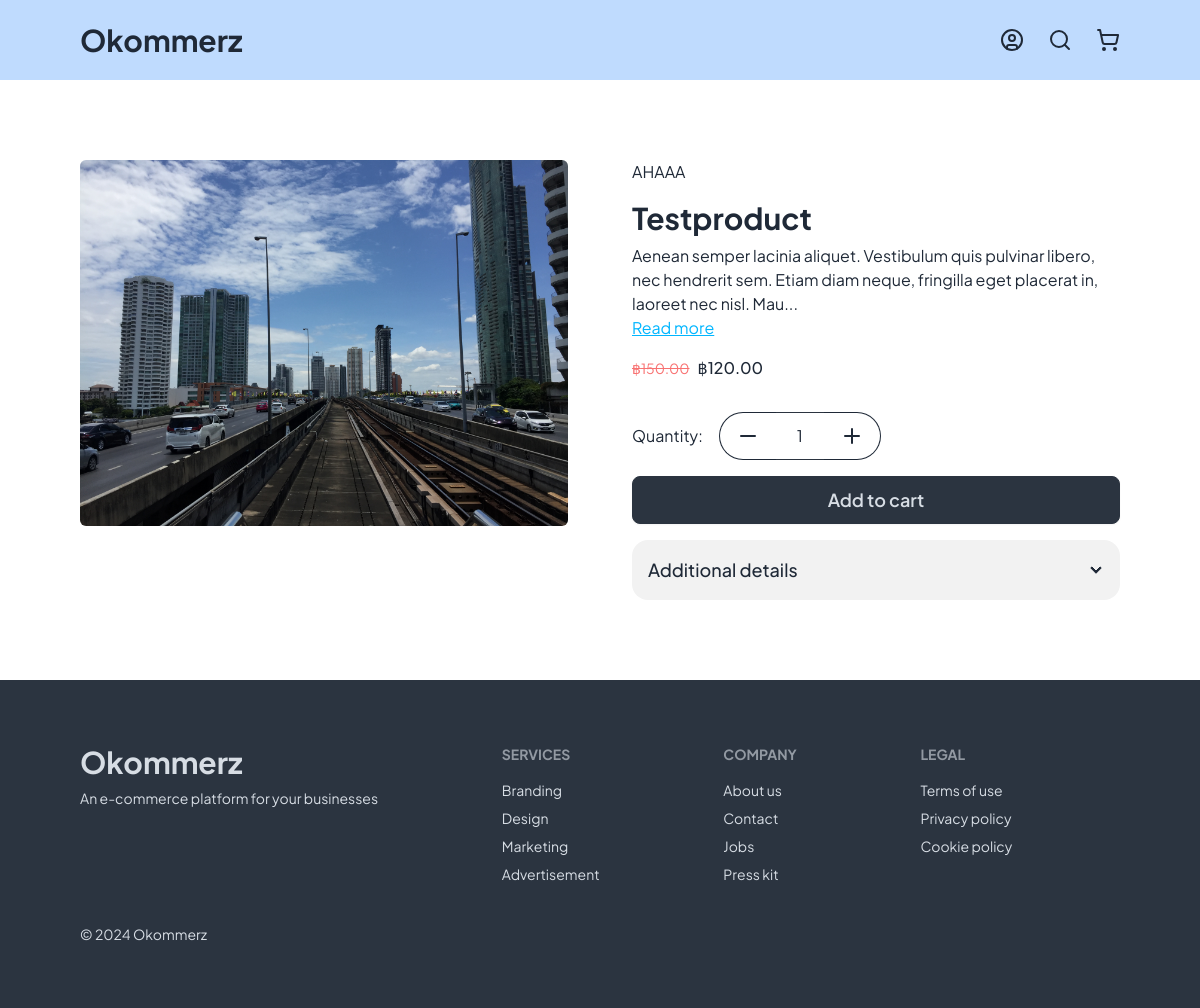
Page /product/1 on the committed database.
### products/models.py (models this page shows, shortened)
class ProductItem(models.Model):
    product_name = models.CharField(max_length=255)
    description = models.TextField(blank=True, null=True)
    amount = models.IntegerField(default=1)
    product_category = models.ForeignKey(ProductCategory, related_name='product_name', on_delete=models.CASCADE)
    regular_price = models.DecimalField(max_digits=10,decimal_places=2)
    sales_price = models.DecimalField(max_digits=10,decimal_places=2,blank=True,null=True)
    product_image = models.ImageField(upload_to='', blank=True, null=True)
    additional_detail = models.TextField(blank=True, null=True)
    created_at = models.DateTimeField(auto_now_add=True)
    updated_at = models.DateTimeField(auto_now=True)

class ProductCategory(models.Model):
    category = models.CharField(max_length=255, unique=True)
    class Meta:
        verbose_name_plural = "Product categories"
    def __str__(self):
        return self.category

### products/views.py (the view, shortened to what this page needs)
# urls.py: path('product/<int:pk>', views.single_product),
def single_product(request, pk):
    product = get_object_or_404(ProductItem, pk=pk)
    user = request.user
    form = forms.AddToCartForm(request.POST or None)
    return render(request, 'single-product.html', {'form': form, 'product':product})

### products/forms.py
class AddToCartForm(forms.Form):
    quantity = forms.IntegerField(min_value=1)

### products/templates/single-product.html (shortened to what this page needs)
{% extends 'base.html' %}
{% block content %}
<section class='grid grid-cols-1 lg:grid-cols-2 gap-y-10 lg:gap-16'>
  <section>
    {% if product.product_image %}
      <img class='rounded-md w-full' src={{ product.product_image.url }}>
    {% else %}
       <div class='w-full h-[600px] rounded-md bg-gray-200'></div>
    {% endif %}
  </section>
  <section class='flex flex-col gap-y-4'>
    <h2>{{ product.product_category }}</h2>
    <div class='flex flex-col'>
      <h1 class='text-3xl font-bold mb-2'>{{ product.product_name }}</h1>
      {% if product.description|length > 150 %}
        <span id="shorterDescription" style="display: inline">{{ product.description|slice:":150" }}...</span>
        <a id="seeMoreBtn" class='link link-info w-fit' onclick="toggleDescription()">Read more</a>
      {% else %}
        <span>{{ product.description }}</span>
      {% endif %}
    </div>
    {% if product.sales_price %}
    <div class='inline-flex items-center gap-x-2'>
      <p class='line-through text-red-400 text-sm'>฿{{ product.regular_price }}</p>
      <p class='font-medium'>฿{{ product.sales_price }}</p>
    </div>
    {% else %}
      <p class='font-medium'>฿{{ product.regular_price }}</p>
    {% endif %}
    <form method='POST'>
      <div class='flex gap-x-4 my-4 items-center'>
        <h3>Quantity:</h3>
        <div class='flex'>
          <div class='btn btn-outline rounded-l-full border-r-0' onclick="decreaseAmount()">
            <svg xmlns="http://www.w3.org/2000/svg" width="24" height="24" viewBox="0 0 24 24" fill="none" stroke="currentColor" stroke-width="2" stroke-linecap="round" stroke-linejoin="round" class="lucide lucide-minus"><path d="M5 12h14"/></svg>
          </div>
          <input type='number' class='border-neutral border-y w-12 outline-none text-center' id='id_quantity' name='quantity' min="1" value="1" max="{{ product.amount }}"/>
          <div class='btn btn-outline rounded-r-full border-l-0' onclick="increaseAmount()">
            <svg xmlns="http://www.w3.org/2000/svg" width="24" height="24" viewBox="0 0 24 24" fill="none" stroke="currentColor" stroke-width="2" stroke-linecap="round" stroke-linejoin="round" class="lucide lucide-plus"><path d="M5 12h14"/><path d="M12 5v14"/></svg>
          </div>
        </div>
      </div>
      <button class="btn btn-neutral w-full text-lg" onclick='addToCart()'>Add to cart</button>
    </form>
    {% if product.additional_detail %}
    <div class="collapse bg-base-200 collapse-arrow">
      <div class="collapse-title text-lg font-medium">
        Additional details
      </div>
    </div>
    {% endif %}
  </section>
</section>
{% endblock %}

### products/static/style.css (style rules this page uses)
:root { --header-height:80px; }
* { font-family:'Plus Jakarta Sans', sans-serif }

### rows in the picture
ProductItem: product_image (picture), product_category "AHAAA", product_name "Testproduct", description "Aenean semper lacinia aliquet. Vestibulum quis pulvinar libero, nec hendrerit sem. Etiam diam neque, fringilla eget placerat in, laoreet nec nisl. Mau", regular_price "150.00", sales_price "120.00"
